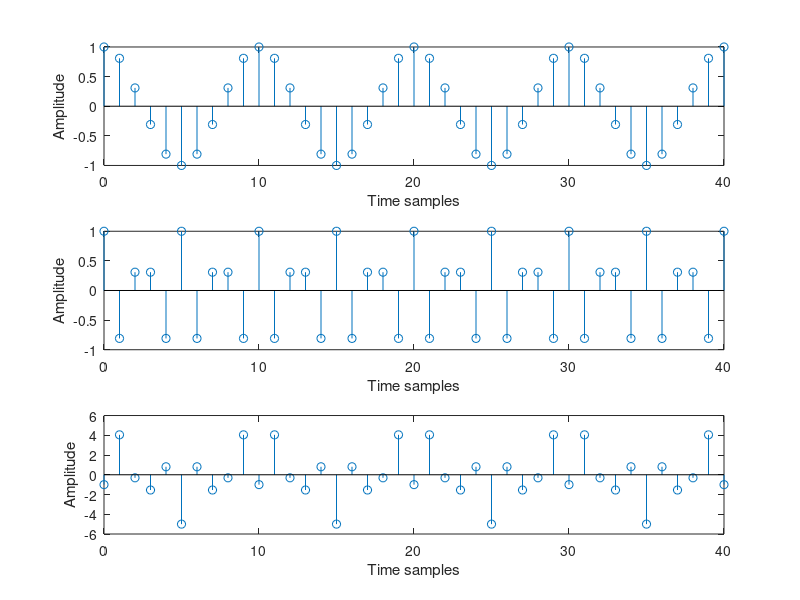
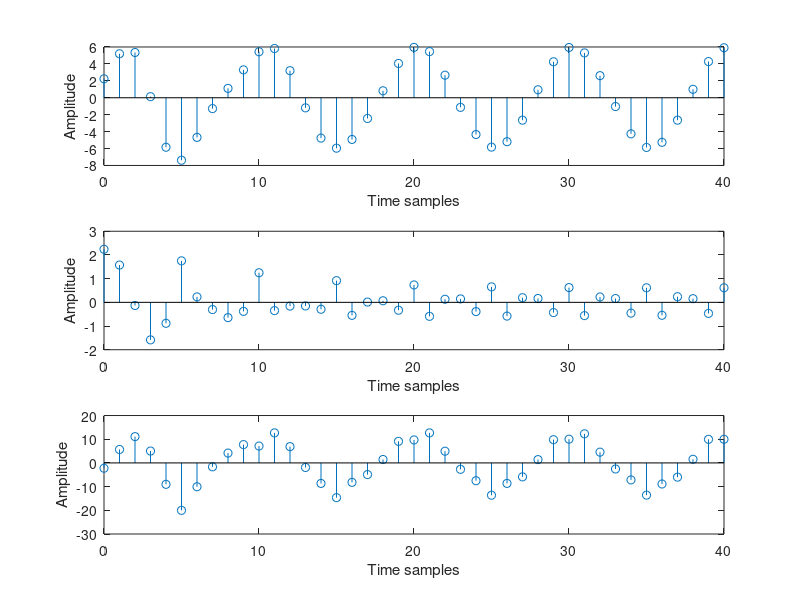
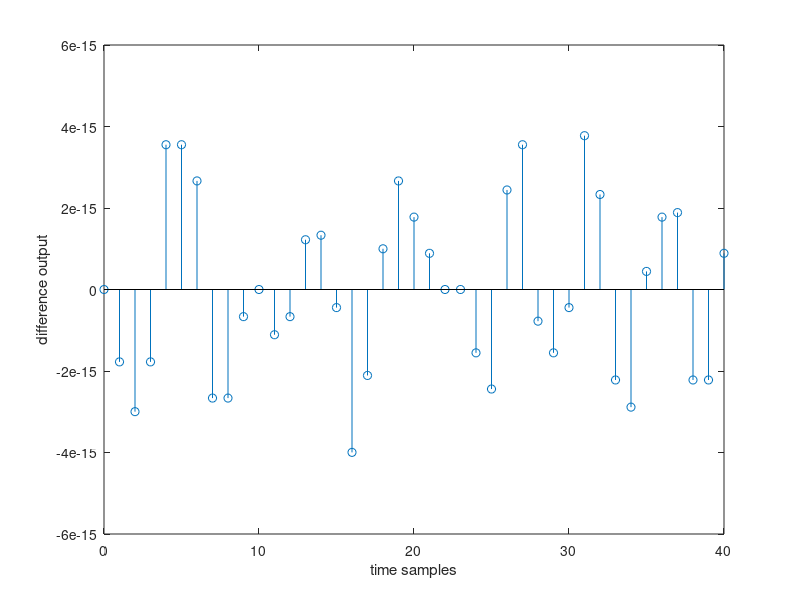

Here is the MATLAB script that generated these plots, in order:
%DSP Lab Task 1
%SYSTEMS AND OPERATIONS ON SYSTEMS

clc;
clear all;
n = 0:40;
a=2;b=-3;

%Input signals

x1_n = cos(2*pi*0.1*n);
x2_n = cos(2*pi*0.4*n);
x3_n = a*x1_n + b*x2_n;

figure
subplot(3,1,1)
stem(n,x1_n);
xlabel('Time samples')
ylabel('Amplitude')
subplot(3,1,2)
stem(n,x2_n);
xlabel('Time samples')
ylabel('Amplitude')
subplot(3,1,3)
stem(n,x3_n);
xlabel('Time samples')
ylabel('Amplitude')

%system definitions
num = [2.2403 2.4908 2.2403];
den = [1 -0.4 0.75];
ic=[0 0];

%output of the system
y1_n = filter(num,den,x1_n,ic);
y2_n = filter(num,den,x2_n,ic);
y3_n = filter(num,den,x3_n,ic);

figure
subplot(3,1,1)
stem(n,y1_n);
xlabel('Time samples')
ylabel('Amplitude')
subplot(3,1,2)
stem(n,y2_n);
xlabel('Time samples')
ylabel('Amplitude')
subplot(3,1,3)
stem(n,y3_n);
xlabel('Time samples')
ylabel('Amplitude')

%the difference output

figure
d = y3_n - (a*y1_n) - (b*y2_n);
stem(n,d)
xlabel('time samples')
ylabel('difference output')
